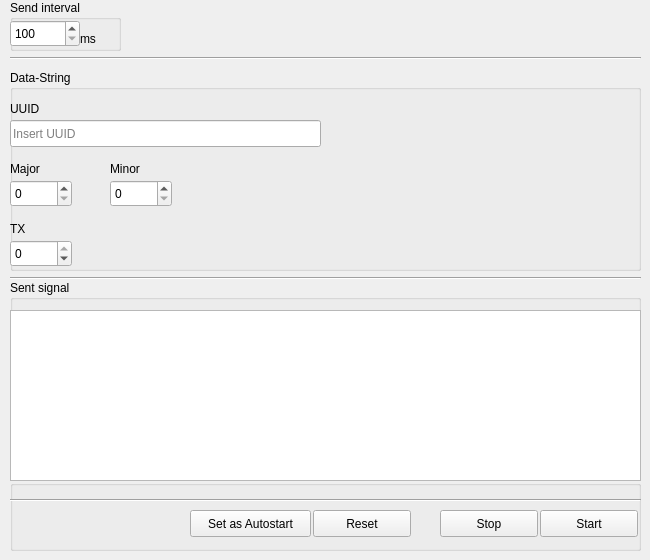
     <widget class="QWidget" name="tab_1">
      <attribute name="title">
       <string>iBeacon</string>
      </attribute>
      <widget class="QGroupBox" name="ibrssbutton">
       <property name="geometry">
        <rect>
         <x>10</x>
         <y>480</y>
         <width>631</width>
         <height>71</height>
        </rect>
       </property>
       <property name="title">
        <string/>
       </property>
       <widget class="QPushButton" name="ibstop">
        <property name="geometry">
         <rect>
          <x>430</x>
          <y>30</y>
          <width>98</width>
          <height>27</height>
         </rect>
        </property>
        <property name="text">
         <string>Stop</string>
        </property>
       </widget>
       <widget class="QPushButton" name="ibstart">
        <property name="geometry">
         <rect>
          <x>530</x>
          <y>30</y>
          <width>98</width>
          <height>27</height>
         </rect>
        </property>
        <property name="text">
         <string>Start</string>
        </property>
       </widget>
       <widget class="QPushButton" name="ibreset">
        <property name="geometry">
         <rect>
          <x>303</x>
          <y>30</y>
          <width>98</width>
          <height>27</height>
         </rect>
        </property>
        <property name="text">
         <string>Reset</string>
        </property>
       </widget>
       <widget class="QPushButton" name="ibsetasautostart">
        <property name="geometry">
         <rect>
          <x>180</x>
          <y>30</y>
          <width>121</width>
          <height>27</height>
         </rect>
        </property>
        <property name="text">
         <string>Set as Autostart</string>
        </property>
       </widget>
       <widget class="Line" name="line_7">
        <property name="geometry">
         <rect>
          <x>-10</x>
          <y>10</y>
          <width>641</width>
          <height>20</height>
         </rect>
        </property>
        <property name="orientation">
         <enum>Qt::Horizontal</enum>
        </property>
       </widget>
      </widget>
      <widget class="Line" name="line_3">
       <property name="geometry">
        <rect>
         <x>10</x>
         <y>270</y>
         <width>631</width>
         <height>16</height>
        </rect>
       </property>
       <property name="orientation">
        <enum>Qt::Horizontal</enum>
       </property>
      </widget>
      <widget class="QGroupBox" name="groupBox_5">
       <property name="geometry">
        <rect>
         <x>10</x>
         <y>280</y>
         <width>631</width>
         <height>201</height>
        </rect>
       </property>
       <property name="title">
        <string>Sent signal</string>
       </property>
       <widget class="QTextBrowser" name="ibgesendetessignal">
        <property name="geometry">
         <rect>
          <x>0</x>
          <y>30</y>
          <width>631</width>
          <height>171</height>
         </rect>
        </property>
       </widget>
      </widget>
      <widget class="QGroupBox" name="groupBox_6">
       <property name="geometry">
        <rect>
         <x>10</x>
         <y>70</y>
         <width>631</width>
         <height>201</height>
        </rect>
       </property>
       <property name="title">
        <string>Data-String</string>
       </property>
       <widget class="QLabel" name="label_4">
        <property name="geometry">
         <rect>
          <x>0</x>
          <y>30</y>
          <width>41</width>
          <height>17</height>
         </rect>
        </property>
        <property name="text">
         <string>UUID</string>
        </property>
       </widget>
       <widget class="QLineEdit" name="ibaktuellerdatastring">
        <property name="geometry">
         <rect>
          <x>0</x>
          <y>50</y>
          <width>311</width>
          <height>27</height>
         </rect>
        </property>
        <property name="text">
         <string/>
        </property>
        <property name="maxLength">
         <number>36</number>
        </property>
        <property name="frame">
         <bool>true</bool>
        </property>
        <property name="placeholderText">
         <string>Insert UUID</string>
        </property>
       </widget>
       <widget class="QLabel" name="label_8">
        <property name="geometry">
         <rect>
          <x>0</x>
          <y>150</y>
          <width>21</width>
          <height>17</height>
         </rect>
        </property>
        <property name="text">
         <string>TX</string>
        </property>
       </widget>
       <widget class="QDoubleSpinBox" name="ibtx">
        <property name="geometry">
         <rect>
          <x>0</x>
          <y>170</y>
          <width>62</width>
          <height>27</height>
         </rect>
        </property>
        <property name="decimals">
         <number>0</number>
        </property>
        <property name="minimum">
         <double>-100.000000000000000</double>
        </property>
        <property name="maximum">
         <double>0.000000000000000</double>
        </property>
       </widget>
       <widget class="QDoubleSpinBox" name="ibmajor">
        <property name="geometry">
         <rect>
          <x>0</x>
          <y>110</y>
          <width>62</width>
          <height>27</height>
         </rect>
        </property>
        <property name="decimals">
         <number>0</number>
        </property>
        <property name="maximum">
         <double>65534.000000000000000</double>
        </property>
       </widget>
       <widget class="QLabel" name="label_9">
        <property name="geometry">
         <rect>
          <x>0</x>
          <y>90</y>
          <width>66</width>
          <height>17</height>
         </rect>
        </property>
        <property name="text">
         <string>Major</string>
        </property>
       </widget>
       <widget class="QLabel" name="label_14">
        <property name="geometry">
         <rect>
          <x>100</x>
          <y>90</y>
          <width>66</width>
          <height>17</height>
         </rect>
        </property>
        <property name="text">
         <string>Minor</string>
        </property>
       </widget>
       <widget class="QDoubleSpinBox" name="ibminor">
        <property name="geometry">
         <rect>
          <x>100</x>
          <y>110</y>
          <width>62</width>
          <height>27</height>
         </rect>
        </property>
        <property name="decimals">
         <number>0</number>
        </property>
        <property name="maximum">
         <double>65534.000000000000000</double>
        </property>
       </widget>
       <widget class="QLabel" name="label_2">
        <property name="geometry">
         <rect>
          <x>510</x>
          <y>0</y>
          <width>121</width>
          <height>121</height>
         </rect>
        </property>
        <property name="text">
         <string/>
        </property>
        <property name="pixmap">
         <pixmap resource="../../logos/qtres.qrc">:/logos/iBeacon_120.png</pixmap>
        </property>
        <property name="margin">
         <number>0</number>
        </property>
       </widget>
      </widget>
      <widget class="Line" name="line_13">
       <property name="geometry">
        <rect>
         <x>10</x>
         <y>50</y>
         <width>631</width>
         <height>16</height>
        </rect>
       </property>
       <property name="orientation">
        <enum>Qt::Horizontal</enum>
       </property>
      </widget>
      <widget class="QGroupBox" name="groupBox_11">
       <property name="geometry">
        <rect>
         <x>10</x>
         <y>0</y>
         <width>111</width>
         <height>51</height>
        </rect>
       </property>
       <property name="title">
        <string>Send interval</string>
       </property>
       <widget class="QLabel" name="label">
        <property name="geometry">
         <rect>
          <x>70</x>
          <y>30</y>
          <width>21</width>
          <height>17</height>
         </rect>
        </property>
        <property name="text">
         <string>ms</string>
        </property>
       </widget>
       <widget class="QDoubleSpinBox" name="ibsendeintervall">
        <property name="geometry">
         <rect>
          <x>0</x>
          <y>20</y>
          <width>70</width>
          <height>27</height>
         </rect>
        </property>
        <property name="decimals">
         <number>0</number>
        </property>
        <property name="minimum">
         <double>100.000000000000000</double>
        </property>
        <property name="maximum">
         <double>2000.000000000000000</double>
        </property>
        <property name="singleStep">
         <double>1.000000000000000</double>
        </property>
       </widget>
      </widget>
     </widget>
